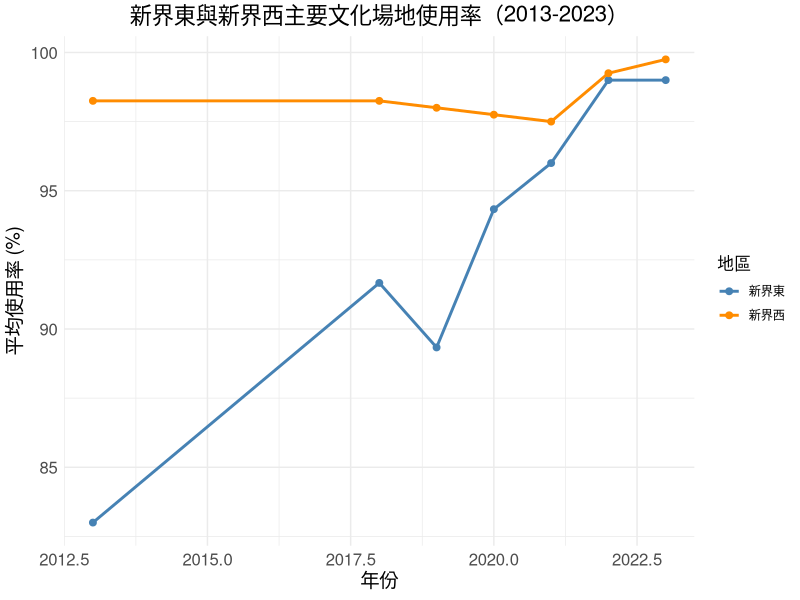

This figure's R source:
# 加載必要的庫
library(dplyr)
library(ggplot2)
library(tidyr)

# 定義地點數據
data <- data.frame(
  地點 = c(
    "沙田大會堂", "大埔文娛中心", "上水文娛中心",
    "屯門大會堂", "元朗劇院", "葵青劇院", "荃灣大會堂"
  ),
  地區 = c("新界東", "新界東", "新界東", "新界西", "新界西", "新界西", "新界西"),
  year_2013 = c(98, 86, 65, 99, 96, 99, 99),
  year_2018 = c(99, 79, 97, 100, 94, 99, 100),
  year_2019 = c(100, 74, 94, 99, 94, 99, 100),
  year_2020 = c(96, 89, 98, 96, 99, 99, 97),
  year_2021 = c(98, 90, 100, 95, 99, 99, 97),
  year_2022 = c(100, 97, 100, 99, 99, 100, 99),
  year_2023 = c(100, 97, 100, 100, 99, 100, 100)
)

# 整理數據：將數據從寬表格轉換為長表格
data_long <- data %>%
  pivot_longer(
    cols = starts_with("year_"),
    names_to = "年份",
    values_to = "使用率"
  ) %>%
  mutate(
    年份 = as.numeric(gsub("year_", "", 年份)) # 提取年份數字
  )

# 計算新界東和新界西的平均使用率
region_data <- data_long %>%
  group_by(地區, 年份) %>%
  summarise(平均使用率 = mean(使用率), .groups = "drop")

# 繪製折線圖
ggplot(region_data, aes(x = 年份, y = 平均使用率, color = 地區, group = 地區)) +
  geom_line(size = 1) +
  geom_point(size = 2) +
  labs(
    title = "新界東與新界西主要文化場地使用率（2013-2023）",
    x = "年份",
    y = "平均使用率 (%)",
    color = "地區"
  ) +
  scale_color_manual(values = c("新界東" = "steelblue", "新界西" = "darkorange")) +
  theme_minimal() +
  theme(
    plot.title = element_text(size = 16, hjust = 0.5),
    axis.title = element_text(size = 14),
    axis.text = element_text(size = 12),
    legend.title = element_text(size = 12)
  )